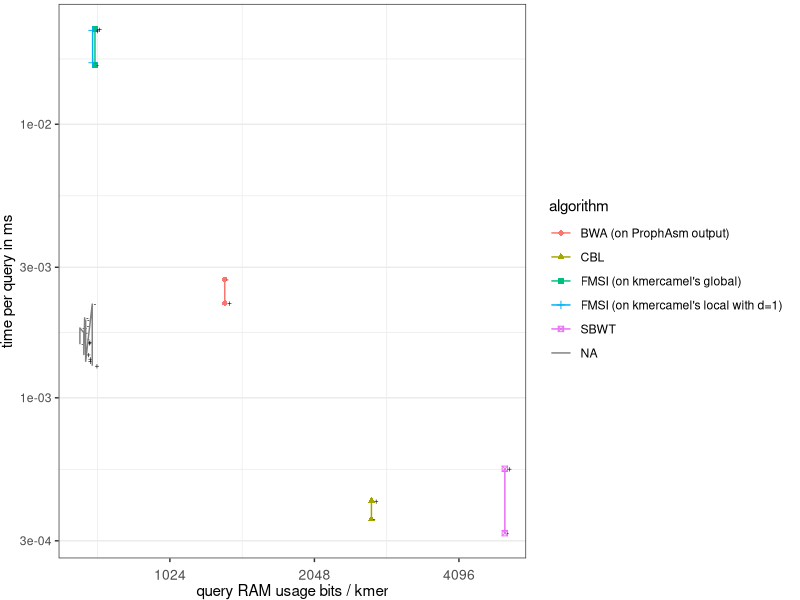
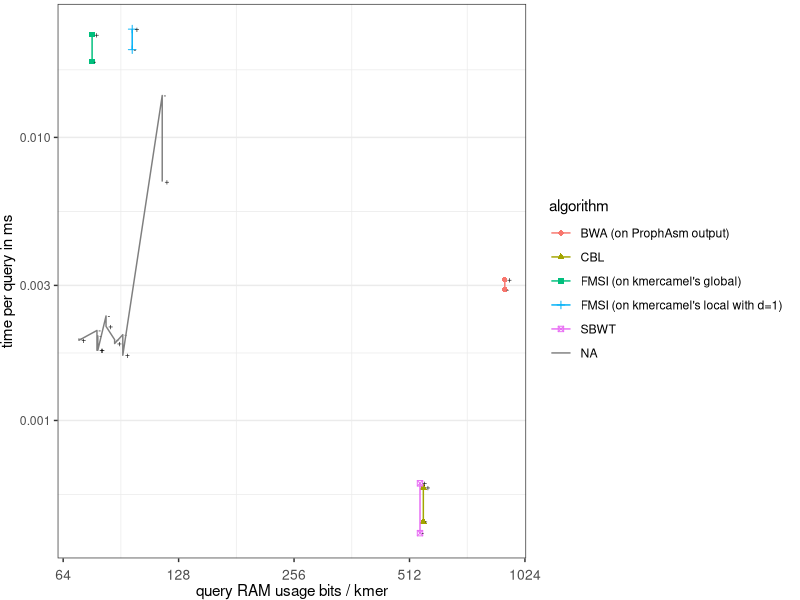
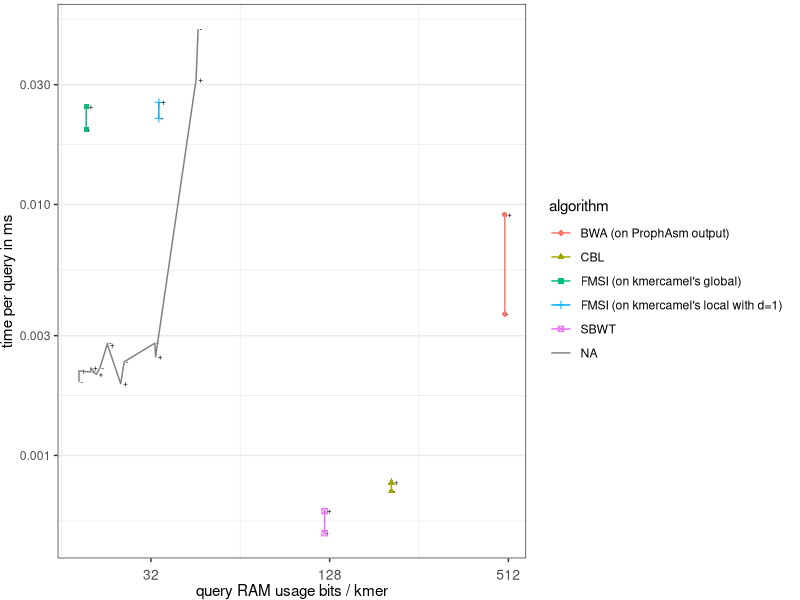
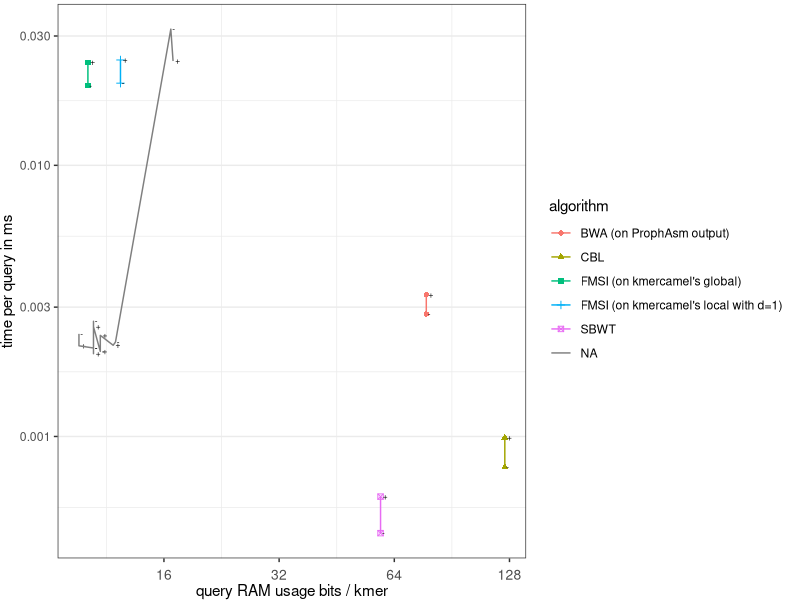
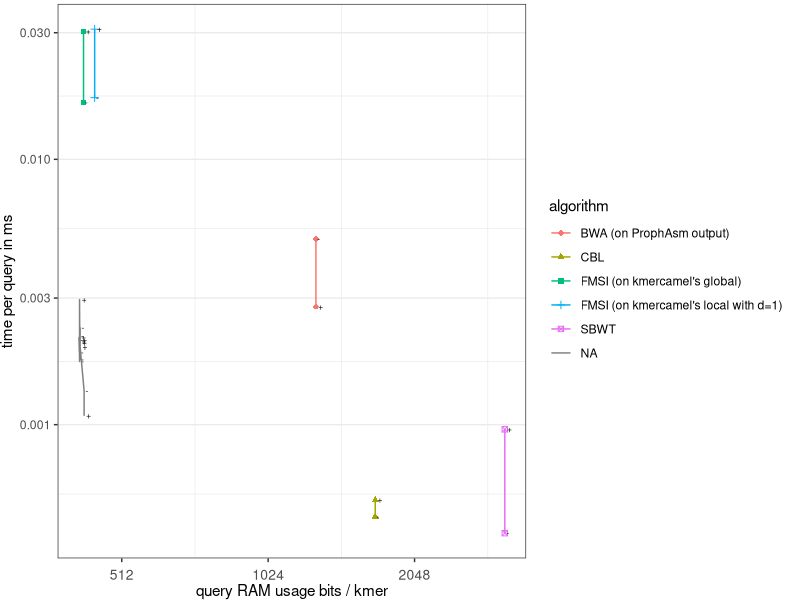
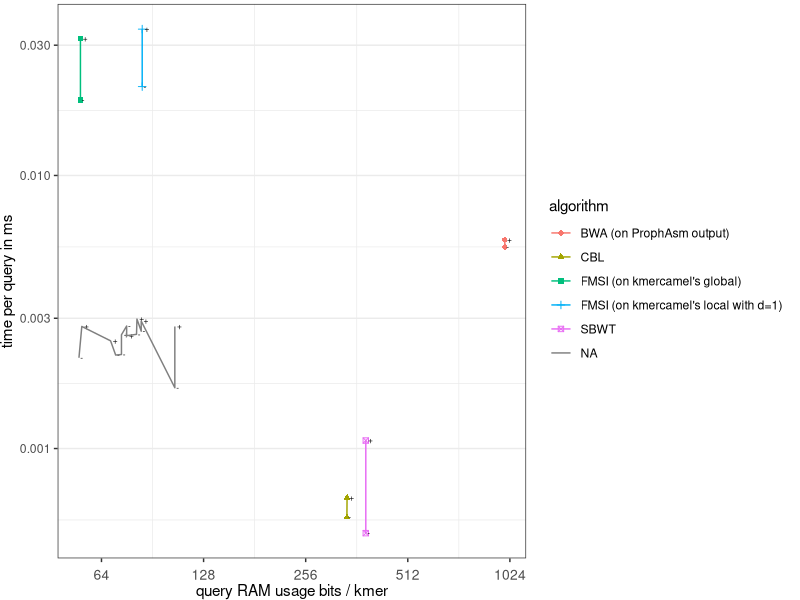
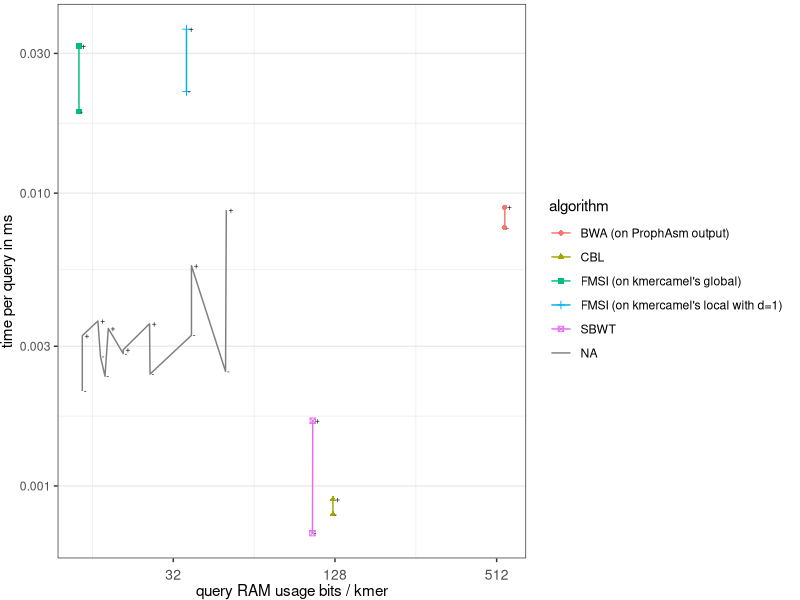
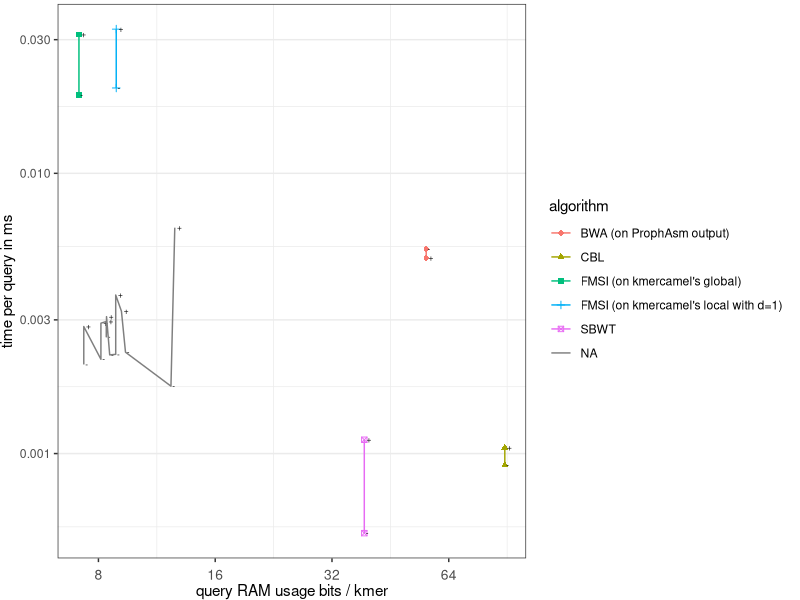

Write R code to recreate these figures, in order.
#!/usr/bin/env Rscript

library(tidyverse)
library(ggsci)

h <- 7
w <- 14 ## 7.5 w/o legend
u <- "cm"


theme_set(theme_bw() +
              theme(
                  axis.text.x = element_text(
                      size = 10,
                      angle = 0,
                      hjust = 0.5,
                      vjust = 0.1

                  ),
                  panel.grid.major.x = element_blank()
              ))

scfill <- scale_fill_npg


# Longer format -----------------------------------------------------------

df0 <- read_tsv("data.tsv", na = "na")
df1 <- df0 %>%
    mutate(genome = str_replace(genome, "sars-cov-2_pangenome_k32", "SARS-CoV-2")) %>%
    mutate(genome = str_replace(genome, "spneumo_pangenome_k32", "S.Pneumoniae")) %>%
    mutate(genome = str_replace(genome, "escherichia_coli.k32", "E.Coli")) %>%
    mutate(Q_time_per_query_ms = 1000*Q_time_s / num_queries) %>%
    mutate(SIalg = paste(I_alg, "-", S_alg)) %>%
    mutate (alg = case_when(
                SIalg == "sbwt - none" ~ as.character(d+2), # (index with RCs)", # d = 0 or 1 for SBWT
                SIalg == "cbl - none" ~ as.character(4),
                SIalg == "bwa - prophasm" ~ as.character(1),
                SIalg == "prophex - prophasm" ~ as.character(0),
                SIalg == "fmsi - local" ~ as.character(d+5),
                SIalg == "fmsi - global" ~ as.character(5),
                          )) %>%
    mutate (algorithm = case_when(
                SIalg == "sbwt - none" & d == 0 ~ "SBWT", # (index with RCs)", # d = 0 or 1 for SBWT
                SIalg == "sbwt - none" & d == 1 ~ "SBWT (index w/o RCs)", # d = 0 or 1 for SBWT
                SIalg == "cbl - none" ~ "CBL",
                SIalg == "bwa - prophasm" ~ "BWA (on ProphAsm output)",
                SIalg == "prophex - prophasm" ~ "ProPhex (on ProphAsm output)",
                SIalg == "fmsi - local" ~ paste("FMSI (on kmercamel's local with d=", d, ")", sep=""),
                SIalg == "fmsi - global" ~ "FMSI (on kmercamel's global)",
                          )) %>%
    mutate (qTypeLabel = case_when(
                qType == "Pos" ~ "+",
                qType == "Neg" ~ "-",
                qType == "0" ~ "", # not used now
                          ))

                          
# FILTER OUT SOME ALGS.
df <- df1 %>%
	filter(SIalg != "prophex - prophasm") %>% # no ProPhex, just BWA
	filter(SIalg != "sbwt - none" | d == 0) %>% # for now, SBWT just with RCs
	filter(SIalg != "fmsi - local" | d == 1) %>% # # camel's local only with d == 1
	filter(qType != "0") # FILTERING OUT original queries (random mix of positive and negative, based on subsampling rate)

options(tibble.width = Inf, width = 300) # for printing
show(df)

for (g in c("SARS-CoV-2",  "S.Pneumoniae", "E.Coli")) { # setup with legend
    for (kk in c(15, 23, 31)) {
        for (rr in c(0.01, 0.1, 0.5, 1.0)) {
#for (g in c("E.Coli")) { # setup w/o legend
#    for (kk in c(23)) {
#        for (rr in c(0.1, 1.0)) {
			if(rr == 0.5 & g == "E.Coli") # no data for E.coli with r = 0.5
				next
            ########################################################################
            ########################################################################
            #################### index size vs. query time #########################
            ########################################################################
            ########################################################################
            df_filtered <- df %>%
                filter(rate == rr) %>%
                filter(k == kk)%>%
                filter(genome == g)

            ggplot(df_filtered) +
                aes(x = Q_mem_kb * 1000 * 8 / kmer_count,
                    y = Q_time_per_query_ms,
                    shape = algorithm,
                    color = algorithm,
                    label = qTypeLabel) +
                scfill() +
                geom_point() +
                geom_text(hjust=-0.45,vjust=0.4,size = 6/.pt,colour="black") +
                geom_line(aes(group = algorithm)) +
                scale_x_continuous(
                    name = 'query RAM usage bits / kmer',
                    trans='log2'
                ) +
                scale_y_continuous(
                    name = 'time per query in ms',
                    trans='log10',
                    #breaks = seq(1, 2, 0.2),
                    #lim = c(1.0, 2.05),
                    #expand = c(0, 0)
                ) +
                guides(fill = guide_legend(title = "Algorithm", title.position = "top"),label=none) +
                #scale_fill_manual(values = alg, labels = algorithm) +
                theme(plot.margin = margin(0.1, 0.25, 0, 0, "cm")) #, legend.position = "none") # for hiding the legend

            ggsave(
                paste("query_RAM_bits_per_kmer_vs_query_ms.g_", g, ".r_", rr, ".k_", kk, "-woLegend.pdf", sep=""),
                height = h,
                width = w,
                unit = u
            )
        }
    }
}


